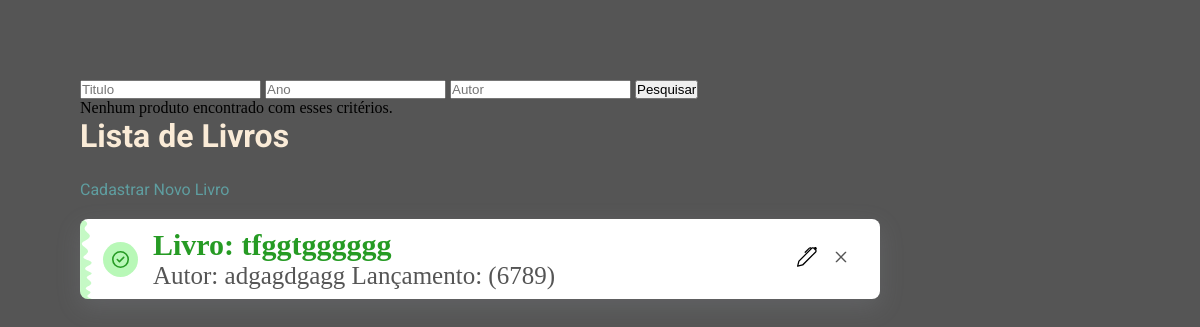
The page /biblioteca/ on the database as committed earlier.
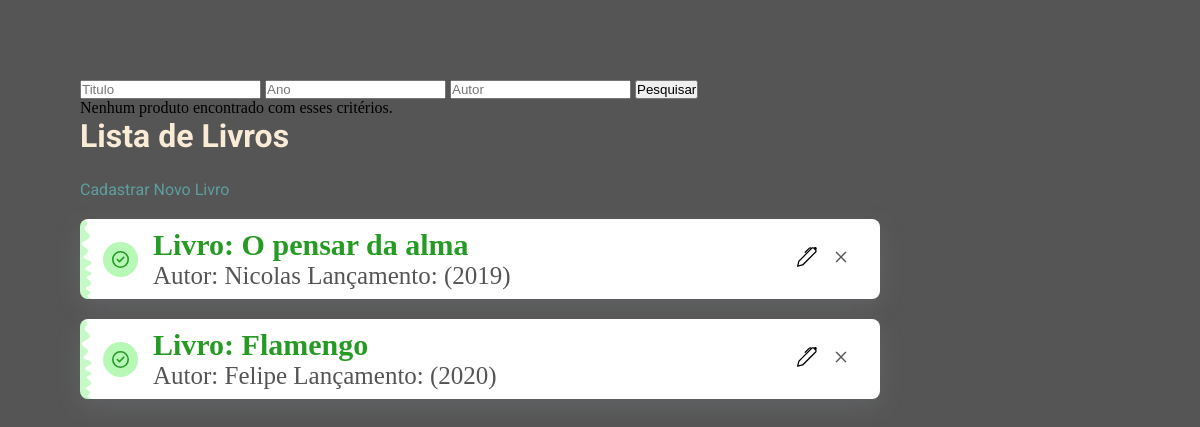
The same page on the database as committed later.
### biblioteca/models.py (models this page shows, shortened)
class Biblioteca(models.Model):
    titulo = models.CharField(max_length=255)
    autor = models.CharField(max_length=255)
    ano_pubi = models.IntegerField()
    descricao = models.TextField()

### biblioteca/views.py (the view)
# urls.py: path('', views.listar_livros, name='listar_livros'),
def listar_livros(request):
    livros = Biblioteca.objects.all()
    return render(request, 'listar_livros.html',{'livros' : livros})

### biblioteca/templates/listar_livros.html (shortened to what this page needs)
{% load static %}
<!DOCTYPE html>
<html lang="pt-br">
<head>
    <link rel="stylesheet" href="{% static 'biblioteca/css/style.css' %}">
</head>
<body class="margin">
    <form method="get" action="{% url 'listar_livros' %}">
        <input type="text" name="titulo" placeholder="Titulo">
        <input type="number" name="ano_pubi" placeholder="Ano">
        <input type="text" name="autor" placeholder="Autor">
        <button type="submit">Pesquisar</button>
    </form>
    {% if livro %}
    <ul>
        {% for livro in livro %}
        <li>
            <strong>{{ livro.titulo }}</strong> - {{ livro.ano }} - R$ {{ livro.autor }}
        </li>
        {% endfor %}
    </ul>
    {% else %}
    <p>Nenhum produto encontrado com esses critérios.</p>
    {% endif %}
    <h1 class="title">Lista de Livros</h1>
    <a class="cadastrar_livro" href="{% url 'cadastrar_livro' %}">Cadastrar Novo Livro</a>
    {% for livro in livros %}
    <div class="card">
        <div class="icon-container">
        </div>
        <div class="message-text-container">
            <p class="message-text"> Livro: <strong>{{ livro.titulo }}</strong> </p>
            <p class="sub-text"> Autor: {{ livro.autor }} Lançamento: ({{ livro.ano_pubi }})</p>
        </div>
        <a class="link_1" href="{% url 'atualizar_livros' livro.pk %}">
        </a>
        <a class="link_2" href="{% url 'excluir_livro' livro.pk %}">
        </a>
    </div>
    {% empty %}
    <li>Nenhum livro cadastrado.</li>
    {% endfor %}
</body>
</html>

### biblioteca/static/biblioteca/css/style.css (style rules this page uses)
* { margin: 0; padding: 0; }
.margin { padding: 80px; background-color: #555; max-height: 100vh; }
.title { font-family: "Roboto", sans-serif; font-optical-sizing: auto; font-weight: weight; font-style: normal; margin-bottom: 25px; color: antiquewhite; }
.cadastrar_livro { font-family: "Roboto", sans-serif; font-optical-sizing: auto; font-weight: weight; font-style: normal; margin-bottom: 25px; font-style: none; color: cadetblue; text-decoration: none; }
.card { width: 800px; height: 80px; border-radius: 8px; box-sizing: border-box; padding: 10px 15px; background-color: #ffffff; box-shadow: rgba(149, 157, 165, 0.2) 0px 8px 24px; position: relative; overflow: hidden; display: flex; align-items: center; justify-content: space-around; gap: 15px; margin-top: 20px; }
.wave { position: absolute; transform: rotate(90deg); left: -31px; top: 32px; width: 80px; fill: #04e4003a; }
.icon-container { width: 35px; height: 35px; display: flex; justify-content: center; align-items: center; background-color: #04e40048; border-radius: 50%; margin-left: 8px; }
.icon { width: 17px; height: 17px; color: #269b24; }
.message-text-container { display: flex; flex-direction: column; justify-content: center; align-items: flex-start; flex-grow: 1; }
.message-text, .sub-text { margin: 0; cursor: default; }
.message-text { color: #269b24; font-size: 30px; font-weight: 700; }
.sub-text { font-size: 25px; color: #555; }
.cross-icon { width: 18px; height: 18px; color: #555; cursor: pointer; }

Rows that differ between the two databases and show on the page:
removed Biblioteca: titulo "tfggtgggggg", autor "adgagdgagg", ano_pubi "6789"
added Biblioteca: titulo "O pensar da alma", autor "Nicolas", ano_pubi "2019"
added Biblioteca: titulo "Flamengo", autor "Felipe", ano_pubi "2020"
